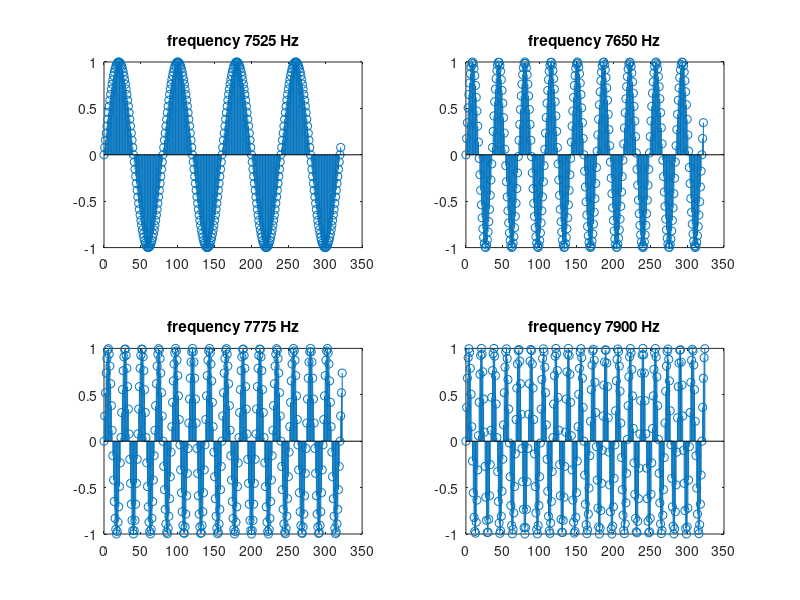

This chart was generated by the following MATLAB code:
clear all

% a)

%phase = 0; 
%f0 = 300; % Hz
%fs = 8000; % Hz

%t1 = linspace(0,0.01,500);
%n1 = 0:1:fs/f0;

%xt = @(t) sin(2*pi*f0*t + phase);
%xn = @(n) sin(2*pi*(f0/fs)*n + phase);

%stem(n1,xn(n1))

% b)

%phase = 0;


%f1 = 100; % Hz
%f2 = 225; % Hz
%f3 = 300; % Hz
%f4 = 350; % Hz

%fs = 8000; % Hz

%n1 = 0:1:fs/f1;
%n2 = 0:1:fs/f2;
%n3 = 0:1:fs/f3;
%n4 = 0:1:fs/f4;

%xn = @(n,f0) sin(2*pi*(f0/fs)*n + phase);

%subplot(2,2,1)
%stem(n1,xn(n1,f1))
%title('frequency 100 Hz')

%subplot(2,2,2)
%stem(n2,xn(n2,f2))
%title('frequency 225 Hz')

%subplot(2,2,3)
%stem(n3,xn(n3,f3))
%title('frequency 300 Hz')

%subplot(2,2,4)
%stem(n4,xn(n4,f4))
%title('frequency 350 Hz')

% c)

%phase = 0;

%f = 7525:125:7900; % Hz
%fs = 8000; % Hz

%n1 = 0:1:fs/f(1);
%n2 = 0:1:fs/f(2);
%n3 = 0:1:fs/f(3);
%n4 = 0:1:fs/f(4);

%xn = @(n,f0) sin(2*pi*(f0/fs)*n + phase);

%subplot(2,2,1)
%stem(n1,xn(n1,f(1)))
%title('frequency 7525 Hz')

%subplot(2,2,2)
%stem(n2,xn(n2,f(2)))
%title('frequency 7650 Hz')

%subplot(2,2,3)
%stem(n3,xn(n3,f(3)))
%title('frequency 7775 Hz')

%subplot(2,2,4)
%stem(n4,xn(n4,f(4)))
%title('frequency 7900 Hz')

% d)

phase = 0;

f = 32100:125:32475; % Hz
fs = 8000; % Hz
T0 = 0.01; % sec

n1 = 0:1:T0*f(1);
n2 = 0:1:T0*f(2);
n3 = 0:1:T0*f(3);
n4 = 0:1:T0*f(4);

xn = @(n,f0) sin(2*pi*(f0/fs)*n + phase);

subplot(2,2,1)
stem(n1,xn(n1,f(1)))
title('frequency 7525 Hz')

subplot(2,2,2)
stem(n2,xn(n2,f(2)))
title('frequency 7650 Hz')

subplot(2,2,3)
stem(n3,xn(n3,f(3)))
title('frequency 7775 Hz')

subplot(2,2,4)
stem(n4,xn(n4,f(4)))
title('frequency 7900 Hz')